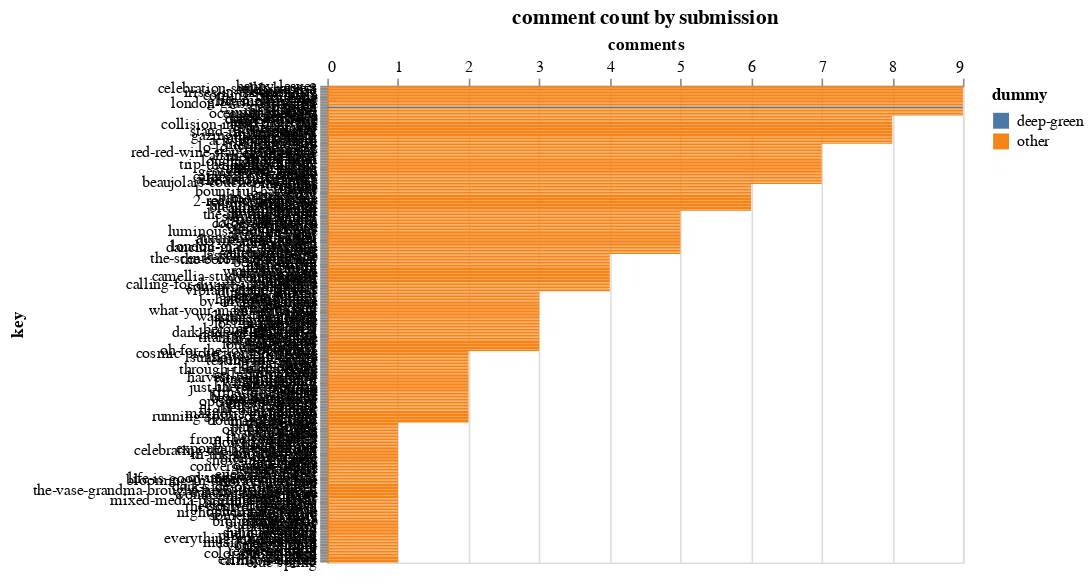

Notebook cell for this chart:
### Markdown cell above
## chart

### Code cell
sort_list = list(
    alt_df
    .query('comments > 0')
    .sort_values('comments', ascending=False)
    .key
    .values
)

rank_chart = alt.Chart(
    alt_df.query('comments > 0')
).mark_bar(
).encode(
    alt.Y(
        'key:N',
        sort=sort_list
    ),
    alt.X(
        'comments:Q',
        axis=alt.Axis(orient='top')
    ),
    color='dummy:N',
    #href='link'
).properties(
    title='comment count by submission'
).configure(
    #background='#abb2bf'
)

display(rank_chart)

### Figure 1 — Vega-Lite specification as saved in the notebook (floating-point values rounded to 4 significant figures; data arrays with more than 128 entries replaced by an {"elided": "..."} marker saying what was removed)
{"$schema": "https://vega.github.io/schema/vega-lite/v2.6.0.json", "config": {"view": {"height": 300, "width": 400}}, "data": {"name": "data-45b76e930d954c01ac6abd4959b8b130"}, "datasets": {"data-45b76e930d954c01ac6abd4959b8b130": {"elided": "320 records"}}, "encoding": {"color": {"field": "dummy", "type": "nominal"}, "x": {"axis": {"orient": "top"}, "field": "comments", "type": "quantitative"}, "y": {"field": "key", "sort": {"elided": "320 str values"}, "type": "nominal"}}, "mark": "bar", "title": "comment count by submission"}
